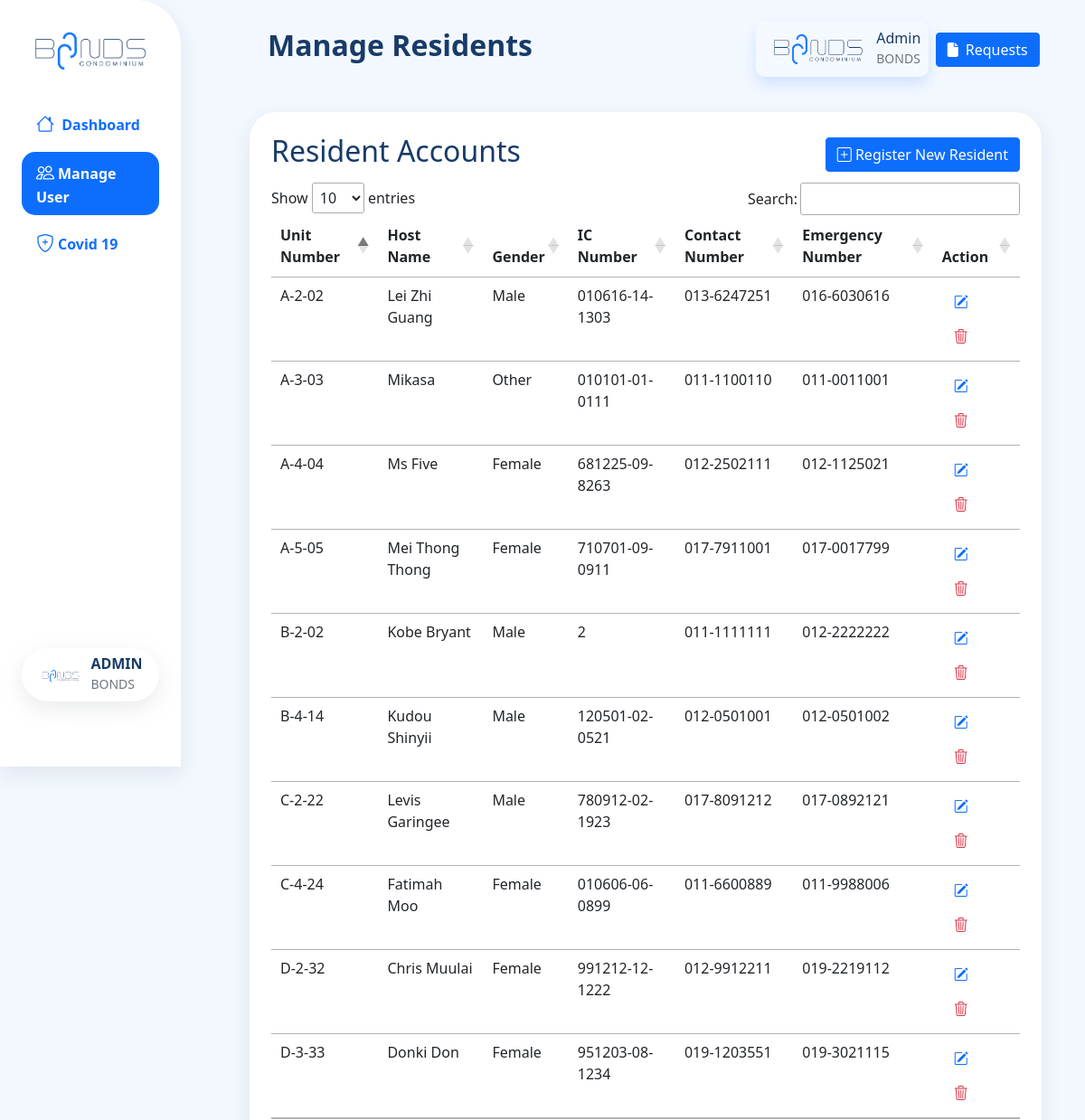
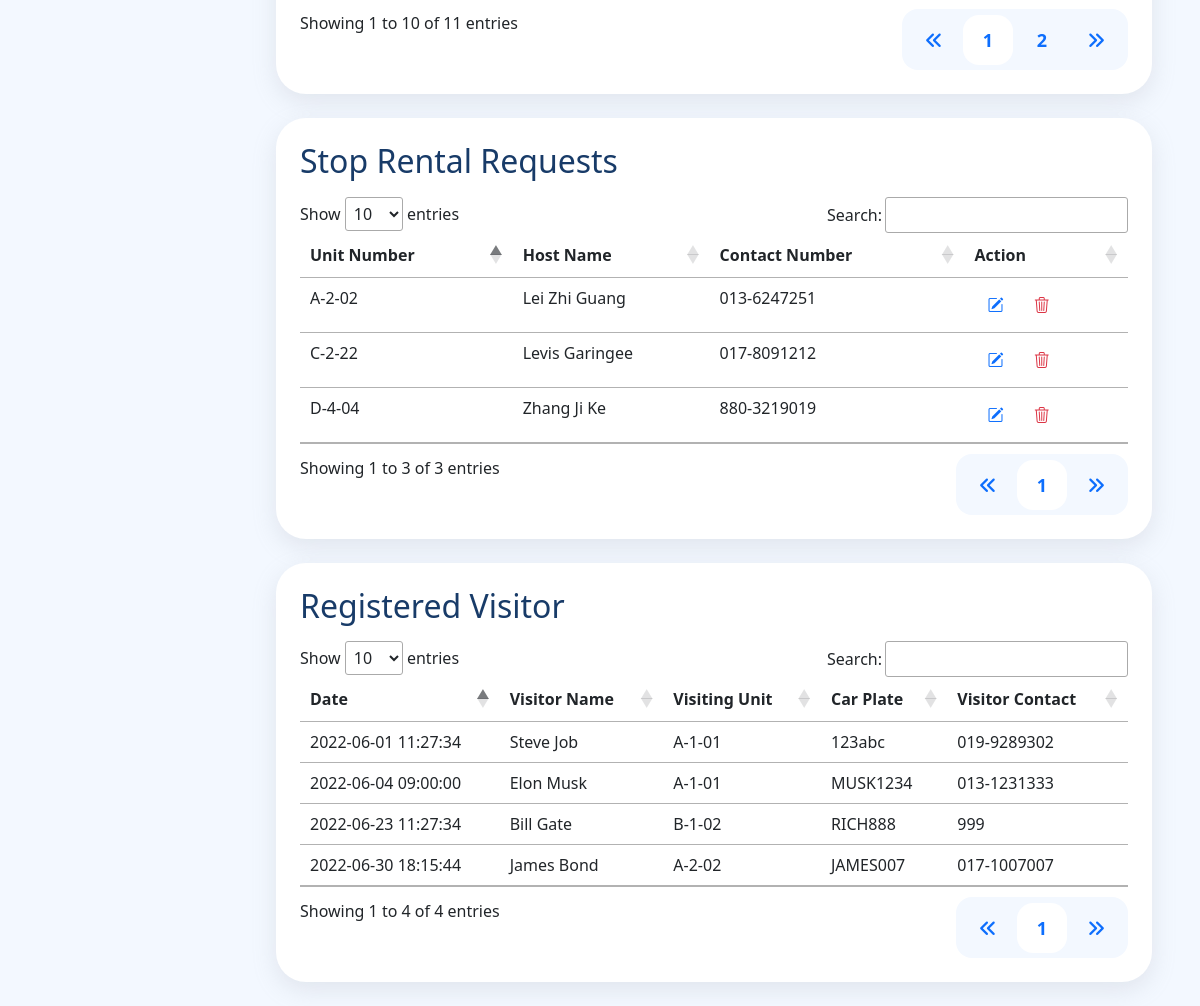
Page /admin-manageuser.php (signed in) on the committed database (2 pictures, top to bottom).
### tables this page shows
CREATE TABLE `unit` (
  `unit_no` varchar(10) NOT NULL,
  `owner_ic` varchar(20) NOT NULL,
  `car_park_id` varchar(25) NOT NULL
);

CREATE TABLE `resident` (
  `ic` varchar(20) NOT NULL,
  `name` varchar(50) NOT NULL,
  `dob` date NOT NULL,
  `gender` varchar(10) NOT NULL,
  `race` varchar(20) NOT NULL,
  `contact` varchar(20) NOT NULL,
  `emergency_contact` varchar(20) NOT NULL,
  `email` varchar(100) NOT NULL,
  `check_in_date` datetime NOT NULL,
  `profile_pic` varchar(500) NOT NULL,
  `covid_status` varchar(30) NOT NULL,
  `password` varchar(255) NOT NULL,
  `vaccine_status` varchar(30) NOT NULL,
  `rental_status` varchar(20) NOT NULL
);

CREATE TABLE `visitorpass` (
  `pass_id` int(11) NOT NULL,
  `unit` varchar(20) NOT NULL,
  `visitor_name` varchar(50) NOT NULL,
  `visitor_ic` varchar(20) NOT NULL,
  `visitor_contact` varchar(20) NOT NULL,
  `car_details` varchar(50) NOT NULL,
  `car_plate` varchar(15) NOT NULL,
  `start_time` datetime NOT NULL,
  `end_time` datetime NOT NULL,
  `visitor_num` int(11) NOT NULL
);

### admin-manageuser.php (the view, shortened to what this page needs)
<?php
    $pageTitle = "Manage Residents";
    include 'includes/admin-header.php';
?>
                        <div class="col-12 mycontainer mx-auto">
                            <div class="title d-flex align-items-center mb-2">
                                <h2>Resident Accounts</h2>
                            <button type="button" class="btn btn-primary ms-auto" data-bs-toggle="modal" data-bs-target="#addResidentModal"><i
                                    class="bi bi-plus-square"></i> Register New Resident</button>
                            </div>
                            <table class="table table-hover" id="ResidentTable">
                                <thead>
                                    <tr>
                                        <th scope="col">Unit Number</th>
                                        <th scope="col">Host Name</th>
                                        <th scope="col">Gender</th>
                                        <th scope="col">IC Number</th>
                                        <th scope="col">Contact Number</th>
                                        <th scope="col">Emergency Number</th>
                                        <th scope="col">Action</th>
                                    </tr>
                                </thead>
                                <tbody id="ResidentTableBody">
                                    <?php
                                        $data_query = mysqli_query($con, "SELECT * FROM unit INNER JOIN resident ON unit.owner_ic = resident.ic");
                                        if(mysqli_num_rows($data_query) > 0)
                                        {
                                            foreach($data_query as $resident)
                                            {
                                    ?>
                                                <tr>
                                                    <td><?= $resident['unit_no'] ?></td>
                                                    <td><?= $resident['name'] ?></td>
                                                    <td><?= $resident['gender'] ?></td>
                                                    <td><?= $resident['ic'] ?></td>
                                                    <td><?= $resident['contact'] ?></td>
                                                    <td><?= $resident['emergency_contact'] ?></td>
                                                    <td>
                                                        <button type="button" value="<?=$resident['ic'];?>" class='btn editResidentBtn'><i class='bi bi-pencil-square text-primary'></i></button>
                                                        <button type="button" value="<?=$resident['ic'];?>" class='btn deleteResidentBtn'><i class='bi bi-trash3 text-danger'></i></button>
                                                    </td>
                                                </tr>
                                    <?php
                                            }
                                        }
                                    ?>
                                </tbody>
                            </table>
                        </div>
                        <div class="col-12 mycontainer mt-4">
                            <div class="title d-flex align-items-center mb-2">
                                <h2>Stop Rental Requests</h2>
                            </div>
                            <table class="table table-hover" id="RequestTable">
                                <thead>
                                    <tr>
                                        <th scope="col">Unit Number</th>
                                        <th scope="col">Host Name</th>
                                        <th scope="col">Contact Number</th>
                                        <th scope="col">Action</th>
                                    </tr>
                                </thead>
                                <tbody id="RequestTableBody">
                                    <?php
                                        $data_query = mysqli_query($con, "SELECT * FROM unit INNER JOIN resident ON unit.owner_ic = resident.ic WHERE rental_status='request to stop'");
                                        if(mysqli_num_rows($data_query) > 0)
                                        {
                                            foreach($data_query as $resident)
                                            {
                                    ?>
                                                <tr>
                                                    <td><?= $resident['unit_no'] ?></td>
                                                    <td><?= $resident['name'] ?></td>
                                                    <td><?= $resident['contact'] ?></td>
                                                    <td>
                                                        <button type="button" value="<?=$resident['ic'];?>" class='btn editResidentBtn'><i class='bi bi-pencil-square text-primary'></i></button>
                                                        <button type="button" value="<?=$resident['ic'];?>" class='btn deleteResidentBtn'><i class='bi bi-trash3 text-danger'></i></button>
                                                    </td>
                                                </tr>
                                    <?php
                                            }
                                        }
                                    ?>
                                </tbody>
                            </table>
                        </div>
                        <div class="col-12 mycontainer mt-4">
                            <div class="title d-flex align-items-center mb-2">
                                <h2>Registered Visitor</h2>
                            </div>
                            <table class="table table-hover" id="VisitorTable">
                                <thead>
                                    <tr>
                                        <th scope="col">Date</th>
                                        <th scope="col">Visitor Name</th>
                                        <th scope="col">Visiting Unit</th>
                                        <th scope="col">Car Plate</th>
                                        <th scope="col">Visitor Contact</th>
                                    </tr>
                                </thead>
                                <tbody id="VisitorTableBody">
                                    <?php
                                        $data_query = mysqli_query($con, "SELECT * FROM visitorpass");
                                        if(mysqli_num_rows($data_query) > 0)
                                        {
                                            foreach($data_query as $visitor)
                                            {
                                    ?>
                                                <tr>
                                                    <td><?= $visitor['start_time'] ?></td>
                                                    <td><?= $visitor['visitor_name'] ?></td>
                                                    <td><?= $visitor['unit'] ?></td>
                                                    <td><?= $visitor['car_plate'] ?></td>
                                                    <td><?= $visitor['visitor_contact'] ?></td>
                                                </tr>
                                    <?php
                                            }
                                        }
                                    ?>
                                </tbody>
                            </table>
                        </div>
<?php include 'includes/admin-footer.php';?>

### includes/admin-header.php (shortened to what this page needs)
<!DOCTYPE html>
<html lang="en">
<head>
    <link href="https://cdn.jsdelivr.net/npm/bootstrap@5.1.3/dist/css/bootstrap.min.css" rel="stylesheet">
    <link rel="stylesheet" href="https://cdn.jsdelivr.net/npm/bootstrap-icons@1.8.1/font/bootstrap-icons.css">
    <link rel="stylesheet" href="https://cdn.datatables.net/1.11.5/css/jquery.dataTables.min.css">
    <link rel="stylesheet" href="assets/css/admin.css">
</head>
<body>
    <div class="container-fluid">
        <div class="row flex-nowrap">
            <div class="col-auto col-md-3 col-lg-3 col-xl-2 px-sm-2 py-4 pe-4 bg-white" id="sidebar">
                <div class="d-flex flex-column align-items-center align-items-sm-start px-3 pt-2 text-white min-vh-100">
                    <a class="mx-auto" id="logo" href="admin-dashboard.php"
                        class="d-flex align-items-center pb-3 mb-md-0 me-md-auto text-decoration-none">
                        <span class="fs-5 d-none d-sm-inline"><img src="assets/images/admin.png" alt="Bonds Logo"
                                width="150"></span>
                    </a>
                    <ul class="mx-auto nav nav-pills flex-column mb-sm-auto mb-0 align-items-center align-items-sm-start mt-4"
                        id="menu">
                        <li class="nav-item mt-2">
                            <a href="admin-dashboard.php" class="nav-link  menu_a">
                                <i class="fs-5 bi bi-house"></i> <span
                                    class="fs-6 ms-1 d-none d-sm-inline">Dashboard</span>
                            </a>
                        </li>
                        <li class="nav-item mt-2">
                            <a href="admin-manageuser.php" class="nav-link menu_a">
                                <i class="fs-5 bi bi-people"></i><span class="fs-6 ms-1 d-none d-sm-inline">Manage
                                    User</span>
                            </a>
                        </li>
                        <li class="nav-item mt-2">
                            <a href="admin-managecovid.php" class="nav-link menu_a">
                                <i class="fs-5 bi bi-shield-plus"></i><span class="fs-6 ms-1 d-none d-sm-inline">Covid
                                    19</span>
                            </a>
                        </li>
                    </ul>
                    <div class="dropdown w-100 mb-5 py-md-2" id="profile">
                        <a href="#" class=" text-decoration-none d-flex align-items-center justify-content-center"
                            id="dropdownUser1" data-bs-toggle="dropdown" aria-expanded="false">
                            <div class="">
                                <img src="assets/images/admin.png" alt="profile" width=50 class="rounded-circle">
                            </div>
                            <span class="d-none d-sm-inline ps-1">
                                <div class="ms-1">
                                    <h6 class="fw-bold py-0 my-0">ADMIN</h6>
                                    <small class="text-muted py-0 my-0">BONDS</small>
                                </div>
                            </span>
                        </a>
                    </div>
                </div>
            </div>
            <div class="py-4 mx-4 col" id="right_container">
                <div class="container-fluid ps-2" id="topbar_container">
                    <nav class="navbar navbar-expand-lg navbar-light mt-3" id="topbar">
                        <div class="container-fluid">
                            <h2 class="navbar-brand fw-bolder fs-2 mydarkgreen" id="page_title"><?php echo $pageTitle; ?></h2>
                            <span class="collapse navbar-collapse" id="navbarSupportedContent">
                                <ul class="navbar-nav ms-auto align-items-center">
                                    <li class="nav-item dropdown ms-auto me-1">
                                        <a href="profile.php" class="text-decoration-none" id="dropdownUser2" data-bs-toggle="dropdown" aria-expanded="false">
                                            <div class="text-nowrap glassmorphism p-2" id="topbar_profile">
                                                <div class="d-flex">
                                                    <div class="my-auto">
                                                        <img class="rounded-circle small_profile_picture" src="assets/images/admin.png" alt="profile picture" height="40">
                                                    </div>
                                                    <div class="ms-1">
                                                        <h6 class="py-0 my-0">Admin</h6>
                                                        <small class="text-muted py-0 my-0">BONDS</small>
                                                    </div>
                                                </div>
                                            </div>
                                         </a>
                                    </li>
                                </ul>
                                <a href="https://mail.google.com/mail/u/0/" target="_blank"  title="Send Email" class="mx-1 btn btn_mygreen">
                                    <i class="fa-solid fa-file me-2"></i>Requests</a>
                            </span>
                        </div>
                    </nav>
                </div>
                <div class="container main_content_container">
                    <div class="row">

### includes/admin-footer.php (shortened to what this page needs)
                        </div>
                </div>
            </div>
        </div>
    </div>
</body>
</html>

### assets/css/admin.css (style rules this page uses)
html, body { padding: 0; margin: 0; background-color: #f3f8ff; width: 100%; height: 100vh; }
body { overflow-x: hidden; }
.mycontainer { box-shadow: rgba(149, 157, 165, 0.2) 0px 8px 24px; border-radius: 30px !important; background-color: white !important; padding: 1.5rem !important; }
.btn_mygreen, .bg_mygreen { background-color: #0d6efd; border-color: #0d6efd; color: #fff; }
a { color: #0d6efd; }
.mydarkgreen, h1, h2, h3, h4, h5, h6 { color: #183b68 !important; }
.small_profile_picture { object-fit: cover !important; }
#sidebar { border-radius: 0 50px 0 0; z-index: 20; position: fixed; box-shadow: rgba(149, 157, 165, 0.2) 0px 8px 24px; }
.nav-item { width: 100%; }
.nav-pills .nav-link.active, .nav-pills .show > .nav-link { background-color: #0d6efd; color: white; }
#menu .nav-link { border-radius: 15px; font-weight: bold; }
.nav-link { color: #0d6efd; }
#profile { box-shadow: rgba(149, 157, 165, 0.2) 0px 8px 24px; border-radius: 30px !important; background-color: white !important; }
#topbar_container { padding: 0 5% 0 0; top: 0; background-color: #f3f8ff; position: fixed; z-index: 10; }
#page_title { color: #183b68; }
@media (min-width: 576px) { #right_container { padding-left: 35%; } }
@media (min-width: 576px) { #topbar { width: 55%; } }
@media (min-width: 768px) { #right_container { padding-left: 30%; } }
@media (min-width: 768px) { #topbar { width: 70%; } }
@media (min-width: 1200px) { #right_container { padding-left: 20%; } }
@media (min-width: 1200px) { #topbar { width: 80%; } }
.glassmorphism { background: rgba(255, 255, 255, 0.15); box-shadow: 0 8px 16px 0 rgba(13, 109, 253, 0.15); backdrop-filter: blur(10px); -webkit-backdrop-filter: blur(1 4px); border-radius: 10px; border: 1px solid rgba(255, 255, 255, 0.15); cursor: pointer; }
.main_content_container { margin-top: 100px; }
#UserTableBody tr, #RequestTableBody tr, #report_table tr :hover { cursor: pointer; }

### rows in the picture
unit: unit_no "A-2-02", resident.name "Lei Zhi Guang", resident.gender "Male", resident.ic "010616-14-1303", resident.contact "013-6247251", resident.emergency_contact "016-6030616"
unit: unit_no "A-3-03", resident.name "Mikasa", resident.gender "Other", resident.ic "010101-01-0111", resident.contact "011-1100110", resident.emergency_contact "011-0011001"
unit: unit_no "A-4-04", resident.name "Ms Five", resident.gender "Female", resident.ic "681225-09-8263", resident.contact "012-2502111", resident.emergency_contact "012-1125021"
unit: unit_no "A-5-05", resident.name "Mei Thong Thong", resident.gender "Female", resident.ic "710701-09-0911", resident.contact "017-7911001", resident.emergency_contact "017-0017799"
unit: unit_no "B-2-02", resident.name "Kobe Bryant", resident.gender "Male", resident.ic "2", resident.contact "011-1111111", resident.emergency_contact "012-2222222"
unit: unit_no "B-4-14", resident.name "Kudou Shinyii", resident.gender "Male", resident.ic "120501-02-0521", resident.contact "012-0501001", resident.emergency_contact "012-0501002"
unit: unit_no "C-2-22", resident.name "Levis Garingee", resident.gender "Male", resident.ic "780912-02-1923", resident.contact "017-8091212", resident.emergency_contact "017-0892121"
unit: unit_no "C-4-24", resident.name "Fatimah Moo", resident.gender "Female", resident.ic "010606-06-0899", resident.contact "011-6600889", resident.emergency_contact "011-9988006"
unit: unit_no "D-2-32", resident.name "Chris Muulai", resident.gender "Female", resident.ic "991212-12-1222", resident.contact "012-9912211", resident.emergency_contact "019-2219112"
unit: unit_no "D-3-33", resident.name "Donki Don", resident.gender "Female", resident.ic "951203-08-1234", resident.contact "019-1203551", resident.emergency_contact "019-3021115"
unit: unit_no "D-4-04", resident.name "Zhang Ji Ke", resident.contact "880-3219019"
visitorpass: start_time "2022-06-04 09:00:00", visitor_name "Elon Musk", unit "A-1-01", car_plate "MUSK1234", visitor_contact "013-1231333"
visitorpass: start_time "2022-06-23 11:27:34", visitor_name "Bill Gate", unit "B-1-02", car_plate "RICH888", visitor_contact "999"
visitorpass: start_time "2022-06-01 11:27:34", visitor_name "Steve Job", unit "A-1-01", car_plate "123abc", visitor_contact "019-9289302"
visitorpass: start_time "2022-06-30 18:15:44", visitor_name "James Bond", unit "A-2-02", car_plate "JAMES007", visitor_contact "017-1007007"

### other values in the picture
$pageTitle "Manage Residents"
